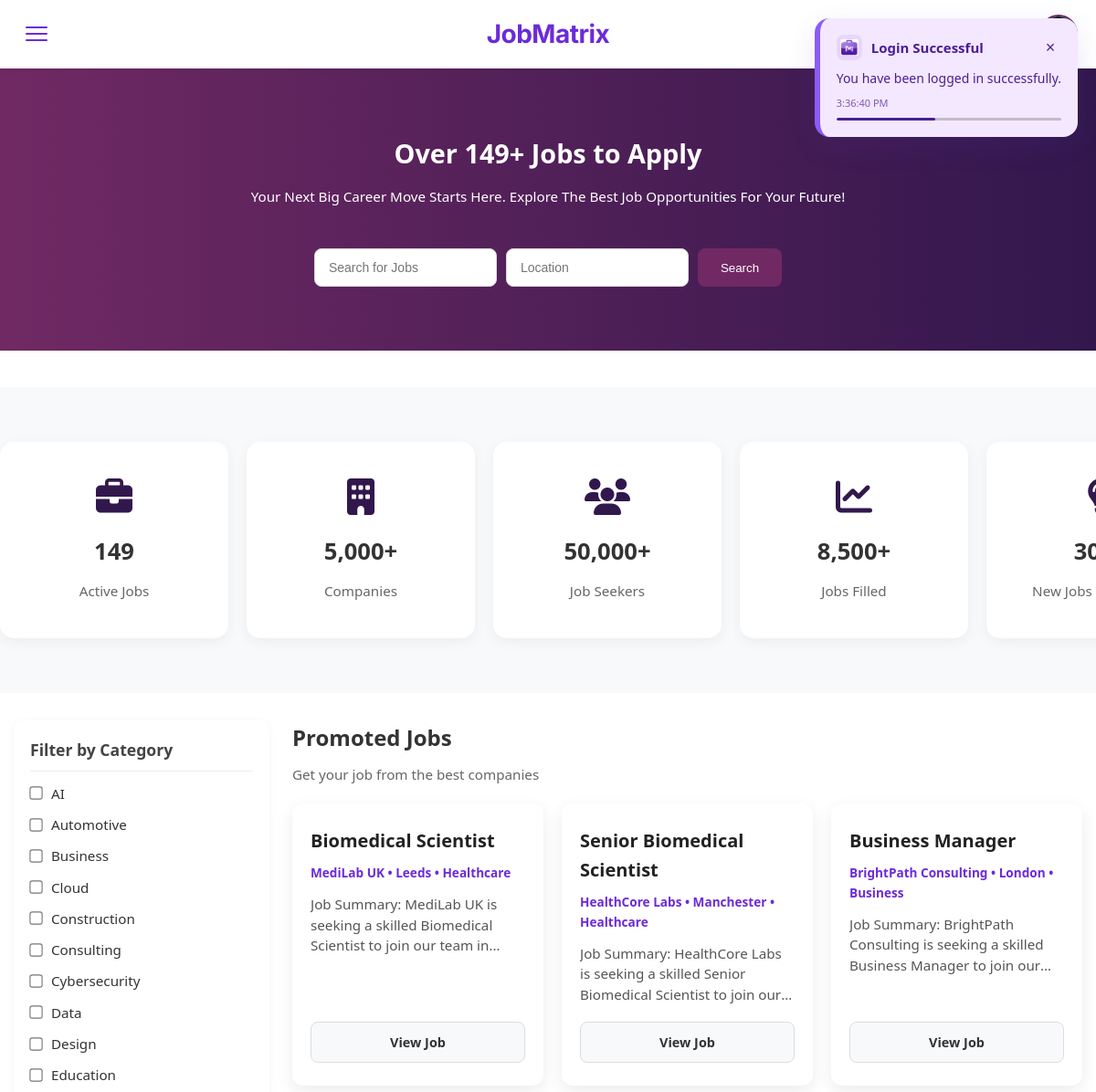
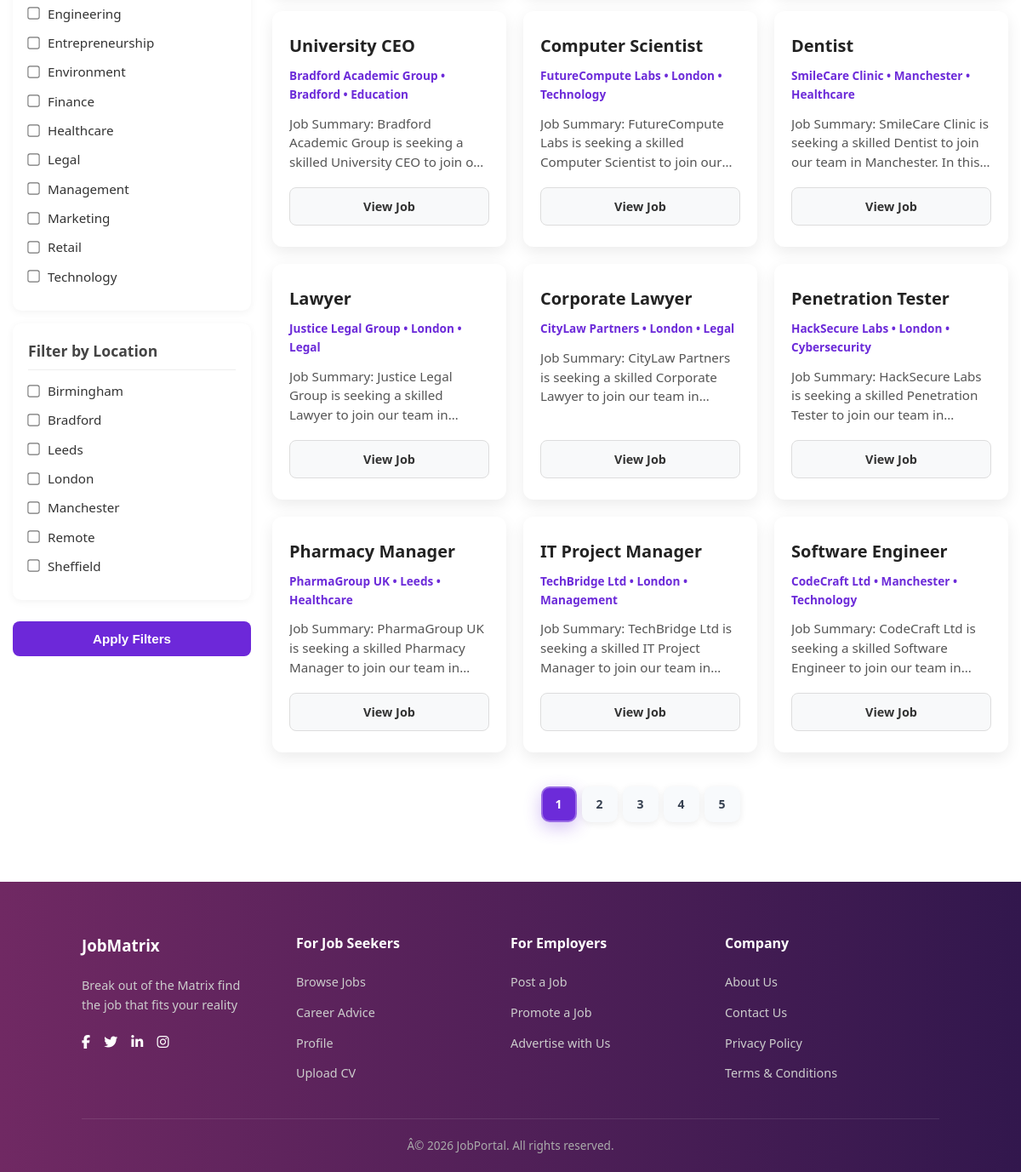
/index.php (signed in), run on the app's committed database (2 pictures, top to bottom).
### tables this page shows
CREATE TABLE `jobs` (
  `id` int(11) NOT NULL,
  `employer_id` int(11) DEFAULT NULL,
  `title` varchar(255) DEFAULT NULL,
  `company` varchar(255) DEFAULT NULL,
  `location` varchar(255) DEFAULT NULL,
  `salary` int(11) DEFAULT NULL,
  `type` varchar(50) DEFAULT NULL,
  `category` varchar(100) DEFAULT NULL,
  `description` text DEFAULT NULL,
  `created_at` timestamp NOT NULL DEFAULT current_timestamp(),
  `is_promoted` tinyint(1) DEFAULT 0,
  `approval_status` enum('pending','approved','rejected') NOT NULL DEFAULT 'pending'
);

### index.php (the view, shortened to what this page needs)
<?php
include 'includes/header.php';
$search = trim($_GET['search'] ?? '');
$locations = $_GET['location'] ?? [];
$categories = $_GET['category'] ?? [];
$jobsPerPage = 12;
$page = isset($_GET['page']) ? (int) $_GET['page'] : 1;
$offset = ($page - 1) * $jobsPerPage;
$where = "WHERE is_promoted = 1";
$totalQuery = "SELECT COUNT(*) AS total FROM jobs $where";
$totalResult = mysqli_query($conn, $totalQuery);
$totalRow = mysqli_fetch_assoc($totalResult);
$totalJobs = $totalRow['total'];
$totalPages = max(1, ceil($totalJobs / $jobsPerPage));
$jobsQuery = "SELECT * FROM jobs $where ORDER BY created_at DESC LIMIT $jobsPerPage OFFSET $offset";
$jobsResult = mysqli_query($conn, $jobsQuery);
$categoryResult = mysqli_query($conn, "SELECT DISTINCT category FROM jobs WHERE is_promoted = 1 AND category IS NOT NULL AND category<>'' ORDER BY category");
$allCategories = [];
while ($cat = mysqli_fetch_assoc($categoryResult))
    $allCategories[] = $cat['category'];
$locationResult = mysqli_query($conn, "SELECT DISTINCT location FROM jobs WHERE is_promoted = 1 AND location IS NOT NULL AND location<>'' ORDER BY location");
$allLocations = [];
while ($loc = mysqli_fetch_assoc($locationResult))
    $allLocations[] = $loc['location'];
$activeResult = $conn->query("SELECT COUNT(*) AS total_jobs FROM jobs");
$activeRow = $activeResult->fetch_assoc();
$total_active_jobs = $activeRow['total_jobs'];
?>
<section class="banner">
    <h1>Over <?= number_format($total_active_jobs) ?>+ Jobs to Apply</h1>
    <p>Your Next Big Career Move Starts Here. Explore The Best Job Opportunities For Your Future!</p>
    <div class="search-form">
        <form class="search-form" action="job/browse.php" method="GET">
            <input type="text" name="search" placeholder="Search for Jobs" value="<?= htmlspecialchars($search) ?>">
            <input type="text" name="location" placeholder="Location"
                value="<?= htmlspecialchars($locations[0] ?? '') ?>">
            <button type="submit">Search</button>
        </form>
    </div>
</section>
<section class="stats">
    <div class="carousel">
        <div class="group">
            <?php $stats = [['icon' => 'fas fa-briefcase', 'count' => $total_active_jobs, 'label' => 'Active Jobs'], ['icon' => 'fas fa-building', 'count' => '5,000+', 'label' => 'Companies'], ['icon' => 'fas fa-users', 'count' => '50,000+', 'label' => 'Job Seekers'], ['icon' => 'fas fa-chart-line', 'count' => '8,500+', 'label' => 'Jobs Filled'], ['icon' => 'fas fa-lightbulb', 'count' => '300+', 'label' => 'New Jobs This Month'], ['icon' => 'fas fa-star', 'count' => '4.8/5', 'label' => 'User Satisfaction'], ['icon' => 'fas fa-graduation-cap', 'count' => '8,200+', 'label' => 'Internships Posted'], ['icon' => 'fas fa-envelope', 'count' => '14,800+', 'label' => 'Applications Submitted'],];
            for ($i = 0; $i < 3; $i++) {
                foreach ($stats as $stat) {
                    echo '<div class="stat-card">';
                    echo '<i class="' . $stat['icon'] . '"></i>';
                    echo '<h3>' . $stat['count'] . '</h3>';
                    echo '<p>' . $stat['label'] . '</p>';
                    echo '</div>';
                }
            } ?>
        </div>
    </div>
</section>
<div class="main-container">
    <aside class="sidebar">
        <form method="GET">
            <div class="filter-section">
                <h3>Filter by Category</h3>
                <?php foreach ($allCategories as $cat): ?>
                    <label>
                        <input type="checkbox" name="category[]" value="<?= htmlspecialchars($cat) ?>" <?= in_array($cat, $categories) ? 'checked' : '' ?>>
                        <?= htmlspecialchars($cat) ?>
                    </label>
                <?php endforeach; ?>
            </div>
            <div class="filter-section">
                <h3>Filter by Location</h3>
                <?php foreach ($allLocations as $loc): ?>
                    <label>
                        <input type="checkbox" name="location[]" value="<?= htmlspecialchars($loc) ?>" <?= in_array($loc, $locations) ? 'checked' : '' ?>>
                        <?= htmlspecialchars($loc) ?>
                    </label>
                <?php endforeach; ?>
            </div>
            <button type="submit">Apply Filters</button>
        </form>
    </aside>
    <section class="latest-jobs">
        <h2>Promoted Jobs</h2>
        <p>Get your job from the best companies</p>
        <div class="job-cards">
            <?php if (mysqli_num_rows($jobsResult) > 0): ?>
                <?php while ($job = mysqli_fetch_assoc($jobsResult)): ?>
                    <div class="job-card">
                        <h3><?= htmlspecialchars($job['title']) ?></h3>
                        <p class="level"><?= htmlspecialchars($job['company']) ?> • <?= htmlspecialchars($job['location']) ?> •
                            <?= htmlspecialchars($job['category']) ?>
                        </p>
                        <p class="desc"><?= substr(htmlspecialchars($job['description']), 0, 120) ?>...</p>
                        <div class="action">
                            <a href="job/job_details.php?id=<?= $job['id'] ?>" class="learn">View Job</a>
                        </div>
                    </div>
                <?php endwhile; ?>
            <?php else: ?>
                <p>No promoted jobs found matching your filters.</p>
            <?php endif; ?>
        </div>
        <div class="pagination">
            <?php for ($i = 1; $i <= $totalPages; $i++): ?>
                <a href="?page=<?= $i ?>&search=<?= urlencode($search) ?><?= !empty($categories) ? '&' . http_build_query(['category' => $categories]) : '' ?><?= !empty($locations) ? '&' . http_build_query(['location' => $locations]) : '' ?>"
                    class="<?= ($i === $page) ? 'active' : '' ?>">
                    <?= $i ?>
                </a>
            <?php endfor; ?>
        </div>
    </section>
</div>
<?php include 'includes/footer.php'; ?>

### includes/header.php (shortened to what this page needs)
<!DOCTYPE html>
<html>
<head>
  <link rel="stylesheet" href="/Job_Portal/assets/css/style.css">
  <link rel="stylesheet" href="https://cdnjs.cloudflare.com/ajax/libs/font-awesome/6.5.0/css/all.min.css">
</head>
<body>
  <header>
    <button id="menu-toggle" class="menu-toggle">
      <span class="hamburger-line"></span>
      <span class="hamburger-line"></span>
      <span class="hamburger-line"></span>
    </button>
    <div class="logo">
      <a href="/Job_Portal/index.php">JobMatrix</a>
    </div>
    <nav>
      <?php if (isset($_SESSION['user_id'])): ?>
        <div class="profile-wrapper">
          <div class="profile-button" id="profileToggle">+</div>
        </div>
      <?php else: ?>
        <a href="/Job_Portal/authentication/login.php" class="login-btn" id="loginBtn">Login</a>
      <?php endif; ?>
    </nav>
  </header>
  <?php
  include_once $_SERVER['DOCUMENT_ROOT'] . "/Job_Portal/notifmt.php";
  if (function_exists('renderNotifications')) {
    renderNotifications();
  }
  ?>
</body>
</html>

### notifmt.php (shortened to what this page needs)
<?php
function renderNotifications() {
    ?>
    <div class="notification-container" id="notificationContainer"></div>
    <?php
}

### includes/footer.php
<footer class="footer">
    <div class="footer-container">
        <div class="footer-col">
            <h3>JobMatrix</h3>
            <p>
                Break out of the Matrix find<br> the job that fits your reality
            </p>
            <div class="social-icons">
                <i class="fab fa-facebook-f"></i>
                <i class="fab fa-twitter"></i>
                <i class="fab fa-linkedin-in"></i>
                <i class="fab fa-instagram"></i>
            </div>
        </div>
        <div class="footer-col">
            <h4>For Job Seekers</h4>
            <ul>
                <li><a href="/Job_Portal/job/browse.php">Browse Jobs</a></li>
                <li><a href="/Job_Portal/pages/career_advice.php">Career Advice</a></li>
                <li><a href="/Job_Portal/profile/profile.php">Profile</a></li>
                <li><a href="/Job_Portal/profile/upload.cv">Upload CV</a></li>
            </ul>
        </div>
        <div class="footer-col">
            <h4>For Employers</h4>
            <ul>
                <li><a href="/Job_Portal/employers/post_job.php">Post a Job</a></li>
                <li><a href="/Job_Portal/employers/promote.php">Promote a Job</a></li>
                <li><a href="/Job_portal/employers/promote.php">Advertise with Us</a></li>
            </ul>
        </div>
        <div class="footer-col">
            <h4>Company</h4>
            <ul>
                <li><a href="/Job_Portal/pages/about.php">About Us</a></li>
                <li><a href="/Job_Portal/pages/contact.php">Contact Us</a></li>
                <li><a href="/Job_Portal/pages/privacy_policy.php">Privacy Policy</a></li>
                <li><a href="/Job_Portal/pages/terms.php">Terms & Conditions</a></li>
            </ul>
        </div>
    </div>
    <div class="footer-bottom">
        Â© 2026 JobPortal. All rights reserved.
    </div>
</footer>

### notifmt.php (style rules this page uses)
.notification-container { position: fixed; top: 20px; right: 20px; z-index: 9999; max-width: 350px; font-family: 'Segoe UI', Tahoma, Geneva, Verdana, sans-serif; }

### data on the page
jobs: title "Biomedical Scientist", company "MediLab UK", location "Leeds", category "Healthcare", description "Job Summary: MediLab UK is seeking a skilled Biomedical Scientist to join our team…"
jobs: title "Senior Biomedical Scientist", company "HealthCore Labs", location "Manchester", category "Healthcare", description "Job Summary: HealthCore Labs is seeking a skilled Senior Biomedical Scientist to join…"
jobs: title "Business Manager", company "BrightPath Consulting", location "London", category "Business", description "Job Summary: BrightPath Consulting is seeking a skilled Business Manager to join…"
jobs: title "University CEO", company "Bradford Academic Group", location "Bradford", category "Education", description "Job Summary: Bradford Academic Group is seeking a skilled University CEO to join…"
jobs: title "Computer Scientist", company "FutureCompute Labs", location "London", category "Technology", description "Job Summary: FutureCompute Labs is seeking a skilled Computer Scientist to join…"
jobs: title "Dentist", company "SmileCare Clinic", location "Manchester", category "Healthcare", description "Job Summary: SmileCare Clinic is seeking a skilled Dentist to join our team in Manchester. In…"
jobs: title "Lawyer", company "Justice Legal Group", location "London", category "Legal", description "Job Summary: Justice Legal Group is seeking a skilled Lawyer to join our team…"
jobs: title "Corporate Lawyer", company "CityLaw Partners", location "London", category "Legal", description "Job Summary: CityLaw Partners is seeking a skilled Corporate Lawyer to join our team…"
jobs: title "Penetration Tester", company "HackSecure Labs", location "London", category "Cybersecurity", description "Job Summary: HackSecure Labs is seeking a skilled Penetration Tester to join our team…"
jobs: title "Pharmacy Manager", company "PharmaGroup UK", location "Leeds", category "Healthcare", description "Job Summary: PharmaGroup UK is seeking a skilled Pharmacy Manager to join our team…"
jobs: title "IT Project Manager", company "TechBridge Ltd", location "London", category "Management", description "Job Summary: TechBridge Ltd is seeking a skilled IT Project Manager to join our team…"
jobs: title "Software Engineer", company "CodeCraft Ltd", location "Manchester", category "Technology", description "Job Summary: CodeCraft Ltd is seeking a skilled Software Engineer to join our team…"

### other printed values
$total_active_jobs "149"
$stat['count'] "149"
$stat['label'] "Active Jobs"
$stat['count'] "5,000+"
$stat['label'] "Companies"
$stat['count'] "50,000+"
$stat['label'] "Job Seekers"
$stat['count'] "8,500+"
$stat['label'] "Jobs Filled"
$stat['label'] "New Jobs…"
$cat "AI"
$cat "Automotive"
$cat "Business"
$cat "Cloud"
$cat "Construction"
